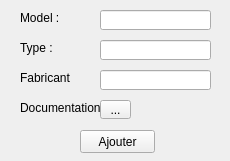
<?xml version="1.0" encoding="UTF-8"?>
<ui version="4.0">
 <class>addEolienne</class>
 <widget class="QWidget" name="addEolienne">
  <property name="geometry">
   <rect>
    <x>0</x>
    <y>0</y>
    <width>230</width>
    <height>161</height>
   </rect>
  </property>
  <property name="windowTitle">
   <string>Form</string>
  </property>
  <widget class="QLabel" name="label">
   <property name="geometry">
    <rect>
     <x>20</x>
     <y>10</y>
     <width>51</width>
     <height>16</height>
    </rect>
   </property>
   <property name="text">
    <string>Model :</string>
   </property>
  </widget>
  <widget class="QLabel" name="label_2">
   <property name="geometry">
    <rect>
     <x>20</x>
     <y>40</y>
     <width>51</width>
     <height>16</height>
    </rect>
   </property>
   <property name="text">
    <string>Type :</string>
   </property>
  </widget>
  <widget class="QLabel" name="label_3">
   <property name="geometry">
    <rect>
     <x>20</x>
     <y>70</y>
     <width>51</width>
     <height>16</height>
    </rect>
   </property>
   <property name="text">
    <string>Fabricant :</string>
   </property>
  </widget>
  <widget class="QLabel" name="label_4">
   <property name="geometry">
    <rect>
     <x>20</x>
     <y>100</y>
     <width>81</width>
     <height>16</height>
    </rect>
   </property>
   <property name="text">
    <string>Documentation :</string>
   </property>
  </widget>
  <widget class="QLineEdit" name="txt_fab">
   <property name="geometry">
    <rect>
     <x>100</x>
     <y>70</y>
     <width>111</width>
     <height>20</height>
    </rect>
   </property>
   <property name="cursorPosition">
    <number>0</number>
   </property>
  </widget>
  <widget class="QLineEdit" name="txt_type">
   <property name="geometry">
    <rect>
     <x>100</x>
     <y>40</y>
     <width>111</width>
     <height>20</height>
    </rect>
   </property>
   <property name="cursorPosition">
    <number>0</number>
   </property>
  </widget>
  <widget class="QLineEdit" name="txt_model">
   <property name="geometry">
    <rect>
     <x>100</x>
     <y>10</y>
     <width>111</width>
     <height>20</height>
    </rect>
   </property>
  </widget>
  <widget class="QPushButton" name="pushButton">
   <property name="geometry">
    <rect>
     <x>80</x>
     <y>130</y>
     <width>75</width>
     <height>23</height>
    </rect>
   </property>
   <property name="text">
    <string>Ajouter</string>
   </property>
  </widget>
  <widget class="QToolButton" name="toolButton">
   <property name="geometry">
    <rect>
     <x>100</x>
     <y>100</y>
     <width>31</width>
     <height>19</height>
    </rect>
   </property>
   <property name="text">
    <string>...</string>
   </property>
  </widget>
 </widget>
 <tabstops>
  <tabstop>txt_model</tabstop>
  <tabstop>txt_type</tabstop>
  <tabstop>txt_fab</tabstop>
  <tabstop>toolButton</tabstop>
  <tabstop>pushButton</tabstop>
 </tabstops>
 <resources/>
 <connections/>
</ui>
